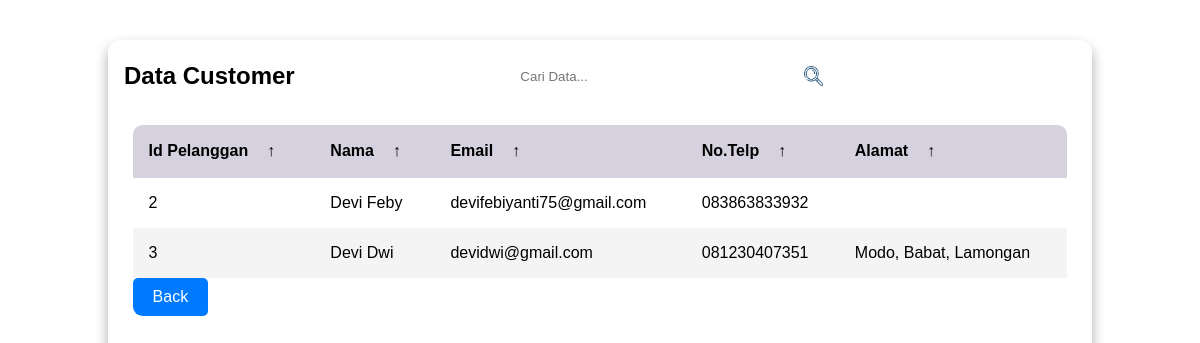
Screenshot of /WEB-ADMIN/Tabel_Customer.php with the database file from the repository.
### tables this page shows
CREATE TABLE `pelanggan` (
  `id` int(11) NOT NULL,
  `email` varchar(100) NOT NULL,
  `username` varchar(50) NOT NULL,
  `notlp` varchar(20) NOT NULL,
  `alamat` varchar(100) NOT NULL,
  `password` varchar(255) NOT NULL
);

### WEB-ADMIN/Tabel_Customer.php (the view, shortened to what this page needs)
<!DOCTYPE html>
<html lang="en">
<head>
    <link rel="stylesheet" href="style2.css" />
</head>
<body>
    <main class="table" id="customers_table">
        <section class="table__header">
            <h1>Data Customer</h1>
            <div class="input-group">
                <input type="search" placeholder="Cari Data..." />
                <img src="gambar/search-removebg-preview.png" alt="" />
            </div>
            <div class="export__file">
                <label for="export-file" class="export__file-btn" title="Export File"></label>
            </div>
        </section>
        <section class="table__body">
            <table>
                <thead>
                    <tr>
                        <th>Id Pelanggan <span class="icon-arrow">&UpArrow;</span></th>
                        <th>Nama <span class="icon-arrow">&UpArrow;</span></th>
                        <th>Email <span class="icon-arrow">&UpArrow;</span></th>
                        <th>No.Telp <span class="icon-arrow">&UpArrow;</span></th>
                        <th>Alamat <span class="icon-arrow">&UpArrow;</span></th>
                    </tr>
                </thead>
                <tbody>
                    <?php
                    include 'koneksi.php';
                    $query = "SELECT * FROM pelanggan";
                    $result = mysqli_query($conn, $query);
                    if (mysqli_num_rows($result) > 0) {
                        while ($row = mysqli_fetch_assoc($result)) {
                            echo "<tr>";
                            echo "<td>" . htmlspecialchars($row['id']) . "</td>";
                            echo "<td>" . htmlspecialchars($row['username']) . "</td>";
                            echo "<td>" . htmlspecialchars($row['email']) . "</td>";
                            echo "<td>" . htmlspecialchars($row['notlp']) . "</td>";
                            echo "<td>" . htmlspecialchars($row['alamat']) . "</td>";
                            echo "</tr>";
                        }
                    } else {
                        echo "<tr><td colspan='6'>Data tidak ditemukan</td></tr>";
                    }
                    ?>
                </tbody>
            </table>
            <td>
                <a href="halamanutama.php"><button onclick="goBack()">Back</button></a>
            </td>
        </section>
    </main>
</body>
</html>

### WEB-ADMIN/style2.css (style rules this page uses)
* { margin: 0; padding: 0; box-sizing: border-box; font-family: sans-serif; }
body { min-height: 100vh; background: url(images/html_table.jpg) center / cover; display: flex; justify-content: center; align-items: center; }
main.table { width: 82vw; height: 90vh; background-color: #fff5; backdrop-filter: blur(7px); box-shadow: 0 .4rem .8rem #0005; border-radius: .8rem; overflow: hidden; }
.table__header { width: 100%; height: 10%; background-color: #fff4; padding: .8rem 1rem; display: flex; justify-content: space-between; align-items: center; }
.table__header .input-group { width: 35%; height: 100%; background-color: #fff5; padding: 0 .8rem; border-radius: 2rem; display: flex; justify-content: center; align-items: center; transition: .2s; }
.table__header .input-group img { width: 1.2rem; height: 1.2rem; }
.table__header .input-group input { width: 100%; padding: 0 .5rem 0 .3rem; background-color: transparent; border: none; outline: none; }
.table__body { width: 95%; max-height: calc(89% - 1.6rem); background-color: #fffb; margin: .8rem auto; border-radius: .6rem; overflow: auto; overflow: overlay; }
table { width: 100%; }
table, th, td { border-collapse: collapse; padding: 1rem; text-align: left; }
thead th { position: sticky; top: 0; left: 0; background-color: #d5d1defe; cursor: pointer; text-transform: capitalize; }
tbody tr:nth-child(even) { background-color: #0000000b; }
tbody tr { --delay: .1s; transition: .5s ease-in-out var(--delay), background-color 0s; }
tbody tr td, tbody tr td p, tbody tr td img { transition: .2s ease-in-out; }
thead th span.icon-arrow { display: inline-block; width: 1.3rem; height: 1.3rem; border-radius: 50%; border: 1.4px solid transparent; text-align: center; font-size: 1rem; margin-left: .5rem; transition: .2s ease-in-out; }
.export__file { position: relative; }
.export__file .export__file-btn { display: inline-block; width: 2rem; height: 2rem; background: #fff6 url(images/export.png) center / 80% no-repeat; border-radius: 50%; transition: .2s ease-in-out; }
button { padding: 10px 20px; background-color: #007bff; color: #fff; border: none; border-radius: 5px; cursor: pointer; font-size: 16px; transition: background-color 0.3s ease; }

### rows the page displays
pelanggan: id "2", username "Devi Feby", email "devifebiyanti75@gmail.com", notlp "083863833932"
pelanggan: id "3", username "Devi Dwi", email "devidwi@gmail.com", notlp "081230407351", alamat "Modo, Babat, Lamongan"
